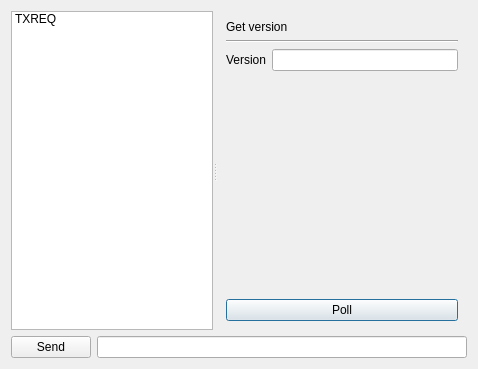
<?xml version="1.0" encoding="UTF-8"?>
<ui version="4.0">
 <class>configuration_LG69TAA</class>
 <widget class="QDialog" name="configuration_LG69TAA">
  <property name="geometry">
   <rect>
    <x>0</x>
    <y>0</y>
    <width>478</width>
    <height>369</height>
   </rect>
  </property>
  <property name="windowTitle">
   <string>Dialog</string>
  </property>
  <layout class="QGridLayout" name="gridLayout">
   <item row="0" column="0" colspan="2">
    <widget class="QSplitter" name="splitter">
     <property name="orientation">
      <enum>Qt::Horizontal</enum>
     </property>
     <widget class="QListWidget" name="listWidget">
      <item>
       <property name="text">
        <string>TXREQ</string>
       </property>
      </item>
     </widget>
     <widget class="QStackedWidget" name="stackedWidget">
      <property name="minimumSize">
       <size>
        <width>250</width>
        <height>0</height>
       </size>
      </property>
      <property name="currentIndex">
       <number>0</number>
      </property>
      <widget class="QWidget" name="page_PCAS01">
       <layout class="QGridLayout" name="gridLayout_3">
        <item row="0" column="0" colspan="2">
         <widget class="QLabel" name="label_13">
          <property name="text">
           <string>Get version</string>
          </property>
         </widget>
        </item>
        <item row="5" column="0">
         <spacer name="verticalSpacer_2">
          <property name="orientation">
           <enum>Qt::Vertical</enum>
          </property>
          <property name="sizeHint" stdset="0">
           <size>
            <width>20</width>
            <height>40</height>
           </size>
          </property>
         </spacer>
        </item>
        <item row="6" column="0" colspan="2">
         <widget class="QPushButton" name="pushButton_pollVersion">
          <property name="text">
           <string>Poll</string>
          </property>
         </widget>
        </item>
        <item row="1" column="0" colspan="2">
         <widget class="Line" name="line_2">
          <property name="orientation">
           <enum>Qt::Horizontal</enum>
          </property>
         </widget>
        </item>
        <item row="3" column="1">
         <widget class="QLineEdit" name="lineEdit_version"/>
        </item>
        <item row="3" column="0">
         <widget class="QLabel" name="label">
          <property name="text">
           <string>Version</string>
          </property>
         </widget>
        </item>
       </layout>
      </widget>
     </widget>
    </widget>
   </item>
   <item row="1" column="0">
    <widget class="QPushButton" name="pushButton_send">
     <property name="text">
      <string>Send</string>
     </property>
    </widget>
   </item>
   <item row="1" column="1">
    <widget class="QLineEdit" name="lineEdit_cmd"/>
   </item>
  </layout>
 </widget>
 <resources/>
 <connections/>
</ui>
